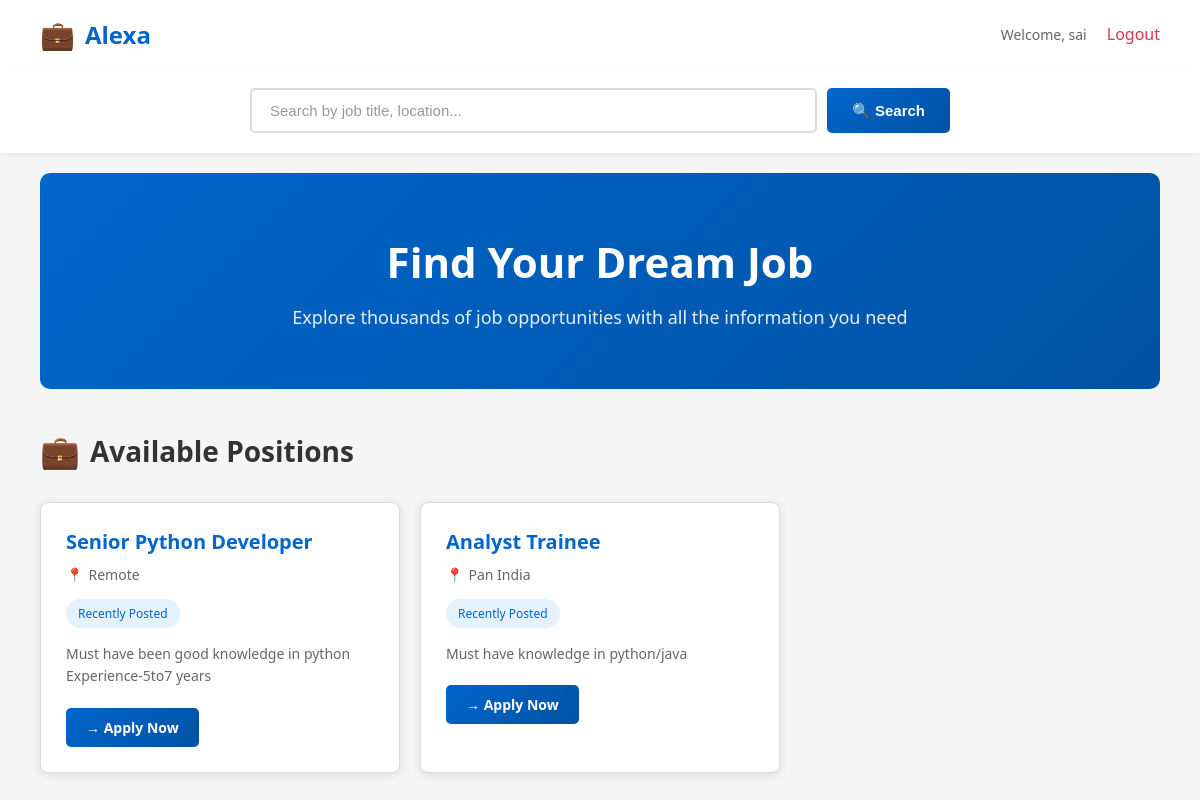
The app's page / (signed in) with its own data.
### jobs/models.py (models this page shows, shortened)
class Job(models.Model):
    employer = models.ForeignKey(User, on_delete=models.CASCADE)
    title = models.CharField(max_length=100)
    description = models.TextField()
    location = models.CharField(max_length=100)
    posted_on = models.DateTimeField(auto_now_add=True)

### jobs/views.py (the view)
# urls.py: 2. Add a URL to urlpatterns:  path('', views.home, name='home')
def home(request):
    jobs = Job.objects.all().order_by('-posted_on')
    return render(request, 'home.html', {'jobs': jobs})

### jobs/templates/home.html (shortened to what this page needs)
<!DOCTYPE html>
<html>
<head>
</head>
<body>
<header>
    <div class="logo">
        <span class="logo-icon">💼</span>
        <span>Alexa</span>
    </div>
    <nav class="nav-right">
        {% if user.is_authenticated %}
            <span class="welcome-text">Welcome, {{ user.username }}</span>
            <a href="{% url 'logout' %}" class="nav-link logout-link">Logout</a>
        {% else %}
            <a href="{% url 'login' %}" class="nav-link">Login</a>
            <a href="{% url 'signup' %}" class="nav-link">Signup</a>
        {% endif %}
    </nav>
</header>
<div class="search-section">
    <div class="search-container">
        <form method="GET" style="width: 100%; display: flex; gap: 10px;">
            <input
                type="text"
                name="search"
                class="search-input"
                placeholder="Search by job title, location..."
                value="{{ search_query }}"
            >
            <button type="submit" class="search-btn">🔍 Search</button>
        </form>
    </div>
</div>
<div class="hero">
    <h1>Find Your Dream Job</h1>
    <p>Explore thousands of job opportunities with all the information you need</p>
</div>
<h2 class="section-title">
    <span class="section-icon">💼</span>
    Available Positions
</h2>
<div class="jobs-container">
    {% if jobs %}
        {% for job in jobs %}
        <div class="job-card">
            <h3 class="job-title">{{ job.title }}</h3>
            <p class="job-location">
                <span class="location-icon">📍</span>
                {{ job.location }}
            </p>
            <span class="job-badge">Recently Posted</span>
            <p class="job-description">{{ job.description }}</p>
            <div class="job-actions">
                {% if user.is_authenticated %}
                    <a href="{% url 'apply_job' job.id %}" class="btn btn-primary">→ Apply Now</a>
                {% else %}
                    <a href="{% url 'login' %}" class="btn btn-primary">→ Apply Now</a>
                {% endif %}
            </div>
        </div>
        {% endfor %}
    {% else %}
        <div class="no-jobs">
            <p>No jobs available at the moment. Check back soon!</p>
        </div>
    {% endif %}
</div>
</body>
</html>

### jobs/templates/home.html (style rules this page uses)
* { margin: 0; padding: 0; box-sizing: border-box; }
body { font-family: 'Segoe UI', Tahoma, Geneva, Verdana, sans-serif; background-color: #f5f5f5; }
header { background: white; padding: 15px 40px; display: flex; justify-content: space-between; align-items: center; box-shadow: 0 2px 5px rgba(0, 0, 0, 0.1); }
.logo { font-size: 24px; font-weight: bold; color: #0066cc; display: flex; align-items: center; gap: 10px; }
.logo-icon { font-size: 28px; }
.nav-right { display: flex; gap: 20px; align-items: center; }
.nav-link { color: #333; text-decoration: none; font-weight: 500; transition: color 0.3s; }
.logout-link { color: #dc3545; }
.welcome-text { color: #666; font-size: 14px; }
.search-section { background: white; padding: 20px 40px; display: flex; justify-content: center; box-shadow: 0 2px 5px rgba(0, 0, 0, 0.05); }
.search-container { width: 100%; max-width: 700px; display: flex; gap: 10px; }
.search-input { flex: 1; padding: 12px 18px; border: 2px solid #ddd; border-radius: 5px; font-size: 15px; transition: border-color 0.3s; }
.search-input::placeholder { color: #999; }
.search-btn { padding: 12px 25px; background: linear-gradient(135deg, #0066cc 0%, #0052a3 100%); color: white; border: none; border-radius: 5px; font-size: 15px; font-weight: 600; cursor: pointer; transition: transform 0.2s, box-shadow 0.2s; white-space: nowrap; }
.hero { background: linear-gradient(135deg, #0066cc 0%, #0052a3 100%); color: white; padding: 60px 40px; text-align: center; margin: 20px 40px; border-radius: 10px; }
.hero h1 { font-size: 42px; margin-bottom: 15px; }
.hero p { font-size: 18px; opacity: 0.9; }
.section-title { font-size: 28px; color: #333; margin: 40px 40px 30px; display: flex; align-items: center; gap: 10px; }
.section-icon { font-size: 32px; }
.jobs-container { display: grid; grid-template-columns: repeat(auto-fill, minmax(350px, 1fr)); gap: 20px; margin: 0 40px 40px; }
.job-card { background: white; border: 1px solid #ddd; border-radius: 8px; padding: 25px; box-shadow: 0 2px 8px rgba(0, 0, 0, 0.1); transition: transform 0.3s, box-shadow 0.3s; }
.job-title { font-size: 20px; color: #0066cc; margin-bottom: 10px; font-weight: bold; }
.job-location { color: #666; font-size: 14px; margin-bottom: 15px; display: flex; align-items: center; gap: 5px; }
.location-icon { color: #dc3545; }
.job-description { color: #666; font-size: 14px; margin-bottom: 20px; line-height: 1.6; }
.job-badge { display: inline-block; background-color: #e3f2fd; color: #0066cc; padding: 6px 12px; border-radius: 20px; font-size: 12px; margin-bottom: 15px; }
.job-actions { display: flex; gap: 10px; }
.btn { padding: 10px 20px; border: none; border-radius: 5px; font-size: 14px; cursor: pointer; font-weight: 600; transition: transform 0.2s, box-shadow 0.2s; text-decoration: none; display: inline-block; }
.btn-primary { background: linear-gradient(135deg, #0066cc 0%, #0052a3 100%); color: white; }

### records on screen
Job: title "Senior Python Developer", location "Remote", description "Must have been good knowledge in python Experience-5to7 years"
Job: title "Analyst Trainee", location "Pan India", description "Must have knowledge in python/java"

### other values on screen
{{ user.username }} "sai"
